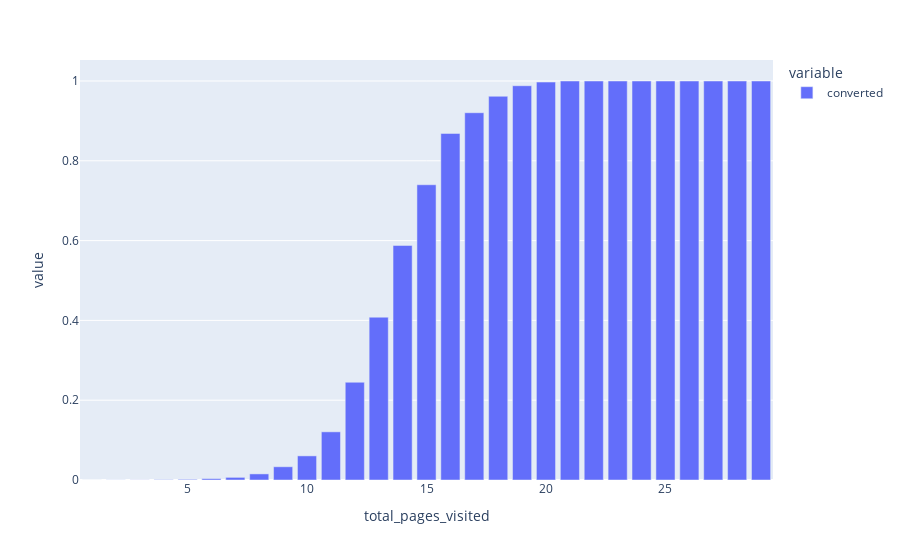

Write notebook code for a chart like this one.
### Code cell
total_pages_visited = data.groupby("total_pages_visited")["converted"].mean()
px.bar(total_pages_visited)

### Figure 1 — Plotly figure (JSON) as saved in the notebook; plotly's stock layout.template omitted (floating-point values rounded to 4 significant figures)
{"data": [{"alignmentgroup": "True", "hovertemplate": "variable=converted<br>total_pages_visited=%{x}<br>value=%{y}<extra></extra>", "legendgroup": "converted", "marker": {"color": "#636efa", "pattern": {"shape": ""}}, "name": "converted", "offsetgroup": "converted", "orientation": "v", "showlegend": true, "textposition": "auto", "type": "bar", "x": [1, 2, 3, 4, 5, 6, 7, 8, 9, 10, 11, 12, 13, 14, 15, 16, 17, 18, 19, 20, 21, 22, 23, 24, 25, 26, 27, 28, 29], "xaxis": "x", "y": [0, 0.0002276, 0.0002787, 0.0007855, 0.001562, 0.003456, 0.006584, 0.01528, 0.03318, 0.06045, 0.1207, 0.245, 0.408, 0.5878, 0.74, 0.8686, 0.9205, 0.9617, 0.9881, 0.9973, 1, 1, 1, 1, 1, 1, 1, 1, 1], "yaxis": "y"}], "layout": {"barmode": "relative", "legend": {"title": {"text": "variable"}, "tracegroupgap": 0}, "margin": {"t": 60}, "xaxis": {"anchor": "y", "domain": [0, 1], "title": {"text": "total_pages_visited"}}, "yaxis": {"anchor": "x", "domain": [0, 1], "title": {"text": "value"}}}}
